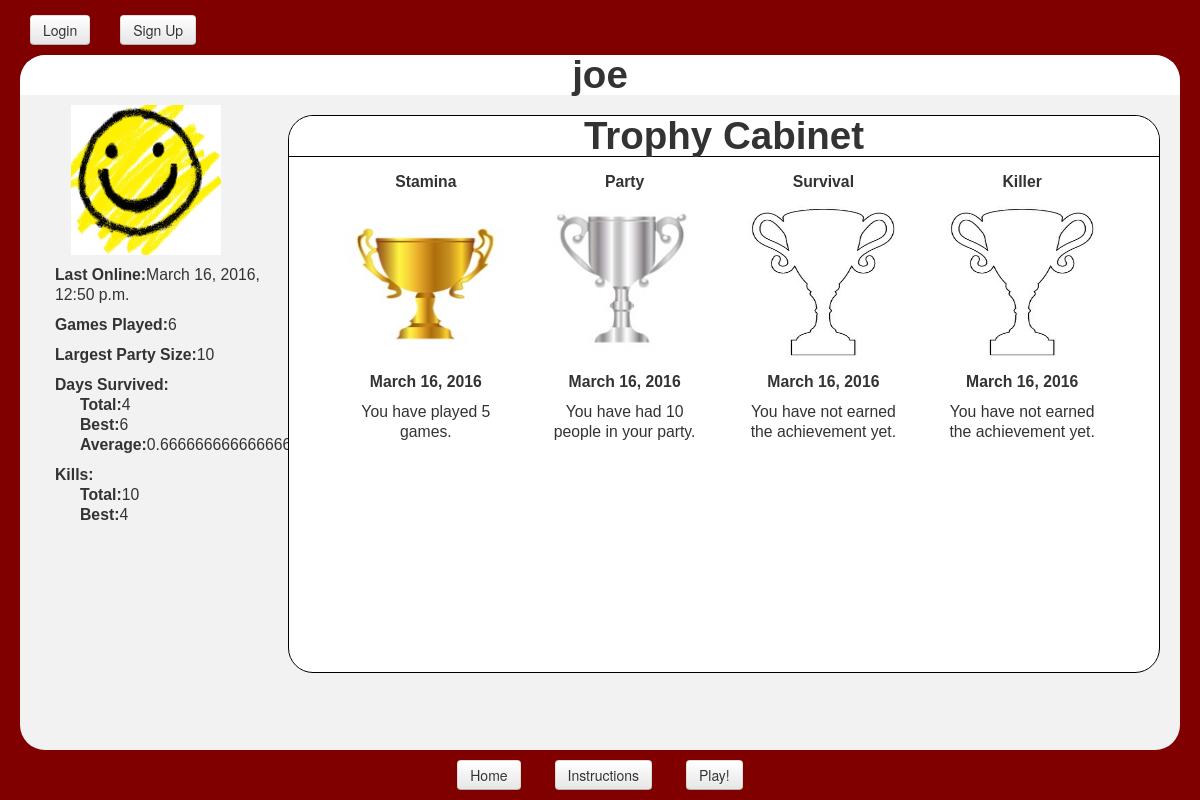
The page /zombie_search/profile/joe/ on the database as committed earlier.
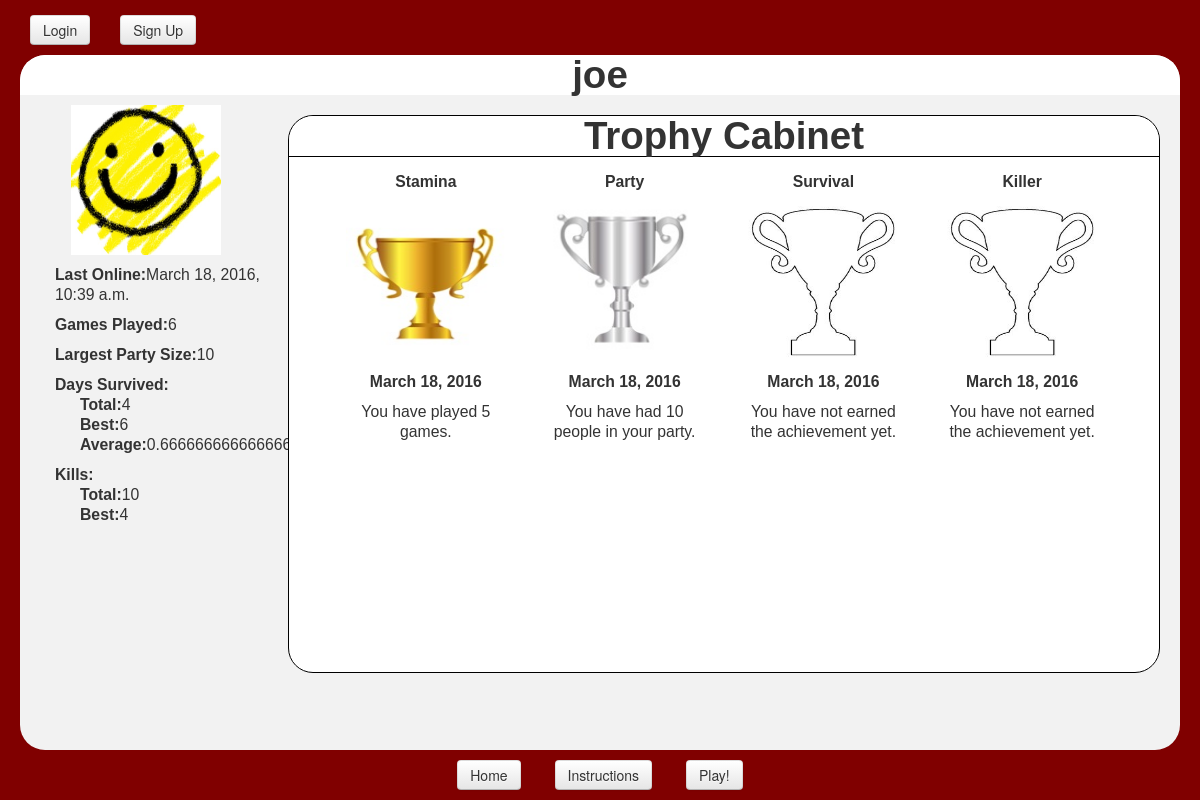
The same page on the database as committed later.
### zombie_search/models.py (models this page shows, shortened)
class Player(models.Model):
    user = models.OneToOneField(User)
    profile_picture = models.ImageField(upload_to = "player-proflies", blank=True)
    player_state = PickledObjectField()
    update_state = PickledObjectField()
    street = PickledObjectField()
    game_state = PickledObjectField()
    _time_left=PickledObjectField()
    games_played = models.IntegerField(default=0)
    total_days = models.IntegerField(default=0)
    avg_days = models.FloatField(default=0.0)
    most_days_survived = models.IntegerField(default=0)
    most_kills = models.IntegerField(default=0)
    total_kills = models.IntegerField(default=0)
    most_people = models.IntegerField(default=0)
    slug = models.SlugField(unique=True)

class Achievement(models.Model):
    player = models.ForeignKey(Player)
    badge = models.ForeignKey(Badge)
    date_awarded = models.DateField()

class Badge(models.Model):
    type = models.CharField(max_length=10)
    description = models.CharField(max_length=100)
    criteria = models.IntegerField(default=0)
    level = models.IntegerField(default=0)
    icon = models.URLField(blank=True)
    def __unicode__(self):
        return self.type

### zombie_search/views.py (the view)
# urls.py: url(r'^profile/(?P<user_slug>[\w\-]+)/$', views.profile, name ='profile'),
def profile(request, user_slug):
    try:
        player = Player.objects.get(slug=user_slug)
    except:
        player = None
    a = Achievement.objects.filter(player=player)
    achievements = []
    for achievement in a:
        achievements += [achievement]
    u = player.user == request.user
    context_dict = {'player': player,
					'u': u,
                    'achievements': achievements,
                    'slug': get_user_slug(request),
                    }
    return render(request, 'zombie_search/Profile.html', context_dict)

### zombie_search/views.py (called while the page is built)
def get_user_slug(request):
    username = request.user
    try:
        player = Player.objects.get(user = username)
        user_slug = player.slug
    except:
        user_slug = None
    return user_slug

### templates/zombie_search/Profile.html (shortened to what this page needs)
{% extends 'zombie_search/Base.html' %}
{% load static %}
{% block header %}{{ player.user.username }}{% endblock %}
{% block body %}
{% if player %}
	<div id="player_stats">
		{% if player.profile_picture %}
			<img src="{{ player.profile_picture.url }}" alt= "{{ player.user.username }}'s profile picture" />
		{% else %}
			<img src="{% static 'img/default_profilepic.jpg' %}" alt="default profile pic" />
		{% endif %}
		<ul>
			<li><strong>Last Online:</strong>{{ player.user.last_login }}</li>
			<li style="margin-top:10px"><strong>Games Played:</strong>{{ player.games_played }}</li>
			<li style="margin-top:10px"><strong>Largest Party Size:</strong>{{ player.most_people }}</li>
			<li style="margin-top:10px"><strong>Days Survived:</strong></li>
			<ul>
				<li><strong>Total:</strong>{{ player.total_days }}</li>
				<li><strong>Best:</strong>{{ player.most_days_survived }}</li>
				<li><strong>Average:</strong>{{ player.avg_days }}</li>
			</ul>
			<li style="margin-top:10px"><strong>Kills:</strong></li>
			<ul>
				<li><strong>Total:</strong>{{ player.total_kills }}</li>
				<li><strong>Best:</strong>{{ player.most_kills }}</li>
			</ul>
	</div>
	<div id="trophy">
		<h1>Trophy Cabinet</h1>
		{% for a in achievements %}
			<div id="badge">
				<li><strong>{{ a.badge }}</strong></li>
				<li><img src="{{ a.badge.icon }}" alt="{{ a.badge }} trophy" /></li>
				<li><strong>{{ a.date_awarded }}</strong>
				<li>{{ a.badge.description }}</li>
			</div>
		{% endfor %}
	</div>
{% else %}
	<strong style="float: center; font-size=200%"><br /> <br />No user found! Please try again...</strong>
{% endif %}
{% endblock %}

Rows that differ between the two databases and show on the page:
changed Player "joe": user.last_login "March 16, 2016, 12:50 p.m." → "March 18, 2016, 10:39 a.m."
changed Achievement "Stamina": date_awarded "March 16, 2016" → "March 18, 2016"
changed Achievement "Party": date_awarded "March 16, 2016" → "March 18, 2016"
changed Achievement "Survival": date_awarded "March 16, 2016" → "March 18, 2016"
changed Achievement "Killer": date_awarded "March 16, 2016" → "March 18, 2016"
